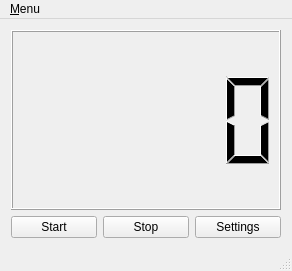
<?xml version="1.0" encoding="UTF-8"?>
<ui version="4.0">
 <class>Tomatime</class>
 <widget class="QMainWindow" name="Tomatime">
  <property name="geometry">
   <rect>
    <x>0</x>
    <y>0</y>
    <width>292</width>
    <height>271</height>
   </rect>
  </property>
  <property name="windowTitle">
   <string>Tomatime</string>
  </property>
  <property name="windowIcon">
   <iconset resource="tomatime.qrc">
    <normaloff>:/icon/img/icon-tomatime.png</normaloff>:/icon/img/icon-tomatime.png</iconset>
  </property>
  <property name="toolButtonStyle">
   <enum>Qt::ToolButtonTextBesideIcon</enum>
  </property>
  <widget class="QWidget" name="centralWidget">
   <layout class="QVBoxLayout" name="verticalLayout_2">
    <item>
     <layout class="QVBoxLayout" name="verticalLayout">
      <item>
       <widget class="QLCDNumber" name="lcdNumber"/>
      </item>
     </layout>
    </item>
    <item>
     <layout class="QHBoxLayout" name="horizontalLayout">
      <item>
       <widget class="QPushButton" name="start_button">
        <property name="text">
         <string>Start</string>
        </property>
        <property name="icon">
         <iconset resource="tomatime.qrc">
          <normaloff>:/icon/img/Video-play-icon.png</normaloff>:/icon/img/Video-play-icon.png</iconset>
        </property>
       </widget>
      </item>
      <item>
       <widget class="QPushButton" name="stop_button">
        <property name="text">
         <string>Stop</string>
        </property>
       </widget>
      </item>
      <item>
       <widget class="QPushButton" name="settings_button">
        <property name="text">
         <string>Settings</string>
        </property>
       </widget>
      </item>
     </layout>
    </item>
   </layout>
  </widget>
  <widget class="QMenuBar" name="menuBar">
   <property name="geometry">
    <rect>
     <x>0</x>
     <y>0</y>
     <width>292</width>
     <height>30</height>
    </rect>
   </property>
   <widget class="QMenu" name="menuMenu">
    <property name="title">
     <string>&amp;Menu</string>
    </property>
    <addaction name="actionSettings"/>
    <addaction name="separator"/>
    <addaction name="actionAbout"/>
   </widget>
   <addaction name="menuMenu"/>
  </widget>
  <widget class="QStatusBar" name="statusBar"/>
  <action name="actionSettings">
   <property name="text">
    <string>&amp;Settings</string>
   </property>
  </action>
  <action name="actionAbout">
   <property name="text">
    <string>&amp;About</string>
   </property>
  </action>
 </widget>
 <layoutdefault spacing="6" margin="11"/>
 <resources>
  <include location="tomatime.qrc"/>
 </resources>
 <connections/>
</ui>
